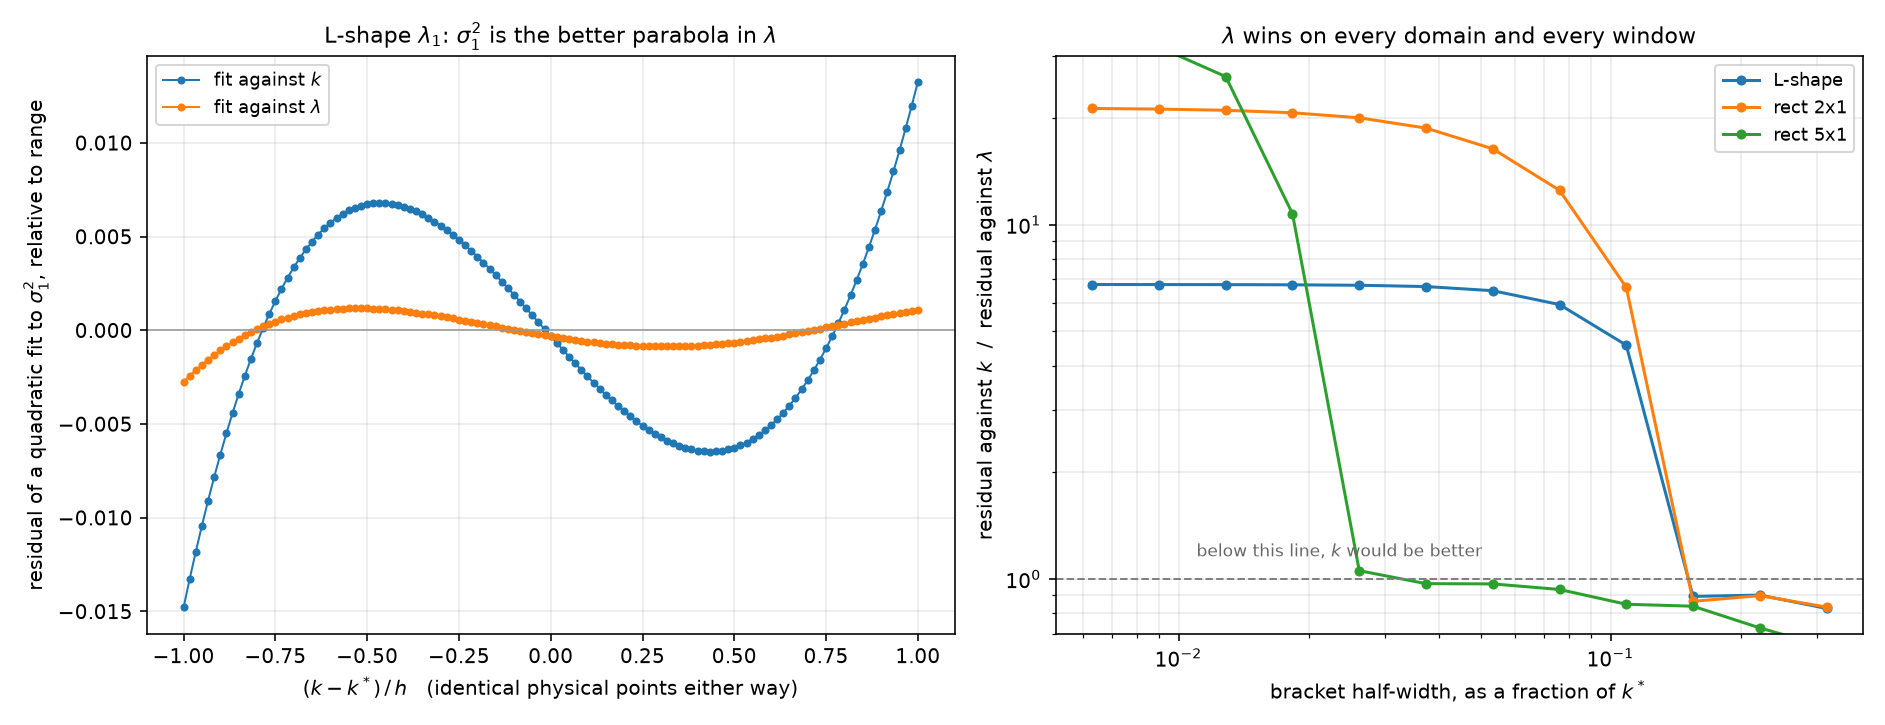

Reproduce this figure in Python.
"""Regenerate notes/k_vs_lam.png: is sigma_1^2 quadratic in k, or in lam?

    python notes/k_vs_lam.py

Working script, not tracked. Answers a question the Lipschitz proposal settles for the SCAN
(section 2.2, work in k) but never asks for the REFINEMENT, where Brent fits a parabola.
"""
import warnings

import matplotlib
import numpy as np

matplotlib.use("Agg")
import matplotlib.pyplot as plt  # noqa: E402

from chladni import reference as ref  # noqa: E402
from chladni.geometry import L_shape, rect  # noqa: E402
from chladni.helmholtz import FourierBessel, PlaneWave  # noqa: E402
from chladni.mps import MPSPencil  # noqa: E402

warnings.simplefilter("ignore")

CASES = [
    ("L-shape",  L_shape(),      ref.L_shape_eigs(1)[0],       40),
    ("rect 2x1", rect(2.0, 1.0), ref.rect_eigs(1, 2.0, 1.0)[0], 0),
    ("rect 5x1", rect(5.0, 1.0), ref.rect_eigs(1, 5.0, 1.0)[0], 0),
]


def build(dom, lam0, fb):
    k0 = np.sqrt(lam0)
    if fb:
        corner = next(c for c in dom.corners if c.is_reentrant)
        b = FourierBessel.at_corner(corner, n=fb, domain=dom)
    else:
        R = dom.diameter
        b = PlaneWave.uniform(int(PlaneWave.n_useful(1.4 * k0 * R)), radius=R)
    return k0, MPSPencil.from_basis(b, dom.bdry_quad(1200),
                                    dom.interior_pts(400, rng=np.random.default_rng(0)))


fig, ax = plt.subplots(1, 2, figsize=(13, 5))

# --- residual of the quadratic fit, in each variable, for one case -------------------
a = ax[0]
k0, p = build(*CASES[0][1:])
H = 0.10
ks = k0 + np.linspace(-H, H, 121)
f = np.array([p.tension(x**2) ** 2 for x in ks])
for x, lbl, col in ((ks, r"fit against $k$", "C0"),
                    (ks**2, r"fit against $\lambda$", "C1")):
    r = f - np.polyval(np.polyfit(x, f, 2), x)
    a.plot((ks - k0) / H, r / np.ptp(f), "o-", ms=3, lw=1, color=col, label=lbl)
a.axhline(0, color="0.6", lw=.8)
a.set_xlabel(r"$(k-k^*)\,/\,h$   (identical physical points either way)")
a.set_ylabel(r"residual of a quadratic fit to $\sigma_1^2$, relative to range")
a.set_title(r"L-shape $\lambda_1$: $\sigma_1^2$ is the better parabola in $\lambda$",
            fontsize=11)
a.legend(fontsize=9)
a.grid(alpha=.25)

# --- and it is not one domain -------------------------------------------------------
b_ = ax[1]
hs = np.logspace(-2.2, -0.5, 12)
for i, (name, dom, lam0, fb) in enumerate(CASES):
    k0, p = build(dom, lam0, fb)
    rk, rl = [], []
    for h in hs:
        kk = k0 + np.linspace(-h * k0, h * k0, 41)
        ff = np.array([p.tension(x**2) ** 2 for x in kk])
        rk.append(np.std(ff - np.polyval(np.polyfit(kk, ff, 2), kk)) / np.ptp(ff))
        rl.append(np.std(ff - np.polyval(np.polyfit(kk**2, ff, 2), kk**2)) / np.ptp(ff))
    b_.loglog(hs, np.array(rk) / np.array(rl), "o-", ms=4, color=f"C{i}", label=name)
b_.axhline(1.0, color="0.5", ls="--", lw=1)
b_.text(1.1e-2, 1.15, "below this line, $k$ would be better", fontsize=8.5, color="0.4")
b_.set_xlabel(r"bracket half-width, as a fraction of $k^*$")
b_.set_ylabel(r"residual against $k$  /  residual against $\lambda$")
b_.set_title(r"$\lambda$ wins on every domain and every window", fontsize=11)
b_.legend(fontsize=9)
b_.grid(alpha=.25, which="both")
b_.set_ylim(0.7, 30)

fig.tight_layout()
fig.savefig("notes/k_vs_lam.png", dpi=145)
print("wrote notes/k_vs_lam.png")
